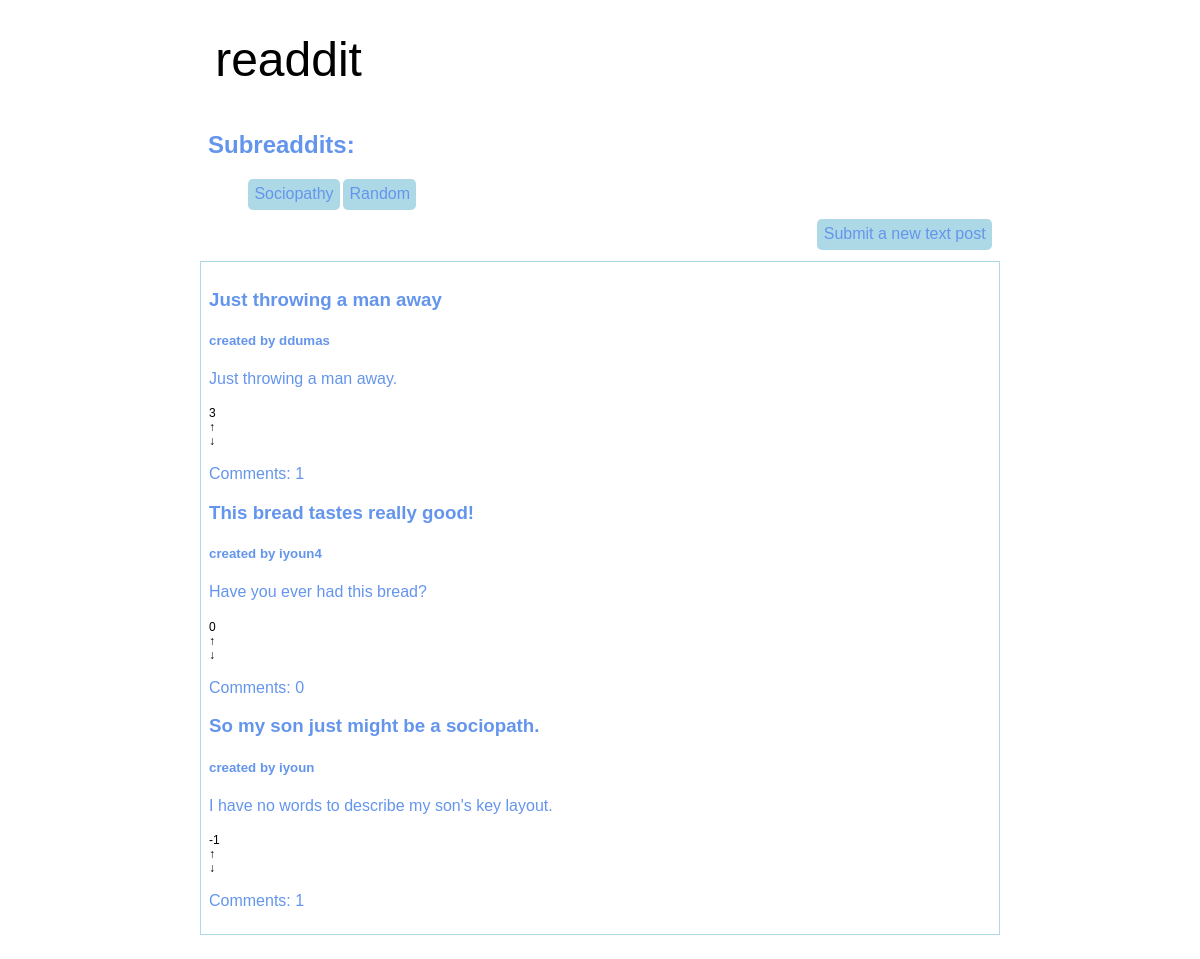
Before: / with the older database file.
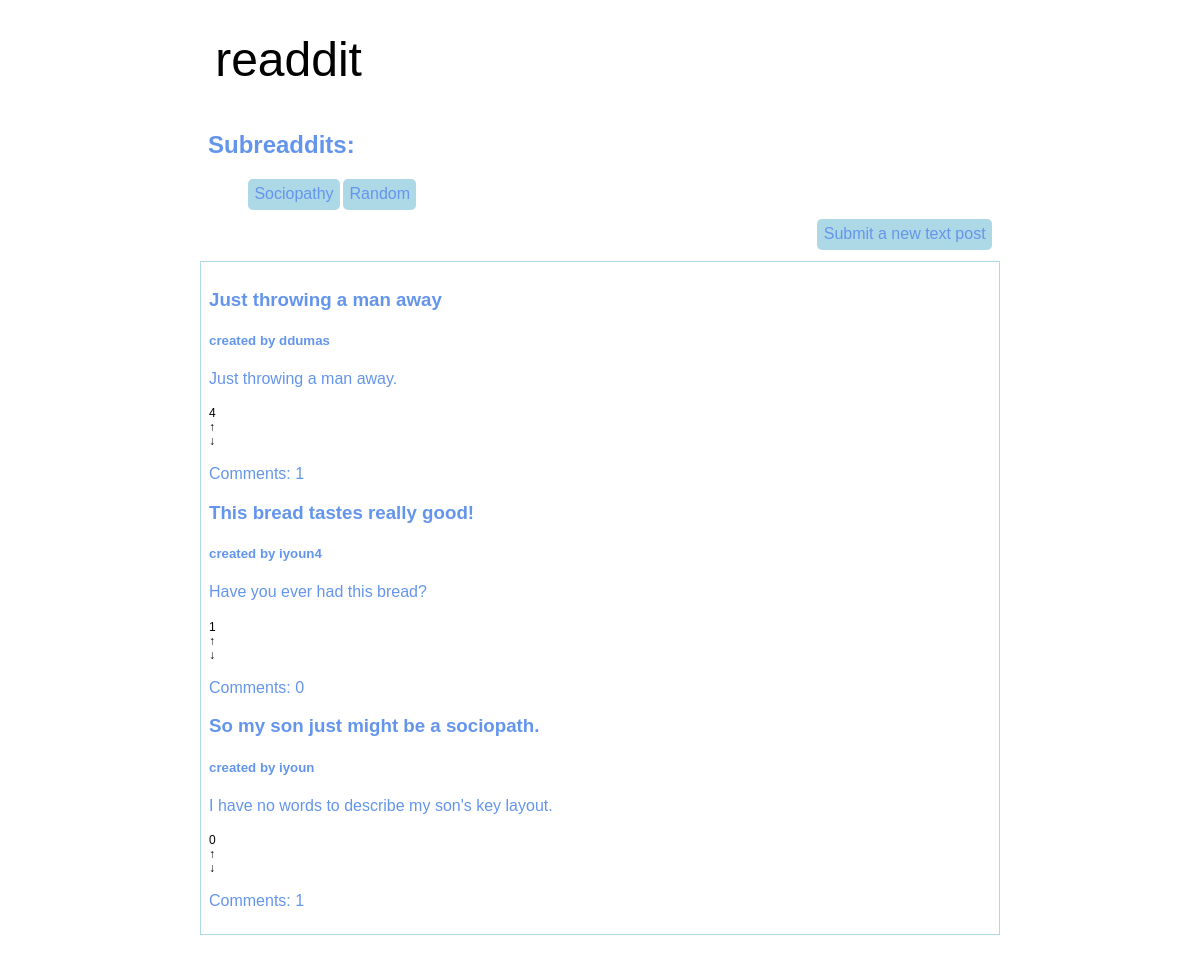
After: the same page with the newer database file.
### tables this page shows
CREATE TABLE posts (
    poid INTEGER PRIMARY KEY,
    title TEXT NOT NULL,
    description TEXT NOT NULL,
    user TEXT NOT NULL,
    created_ts REAL NOT NULL,
    votes REAL,
    subreaddit TEXT NOT NULL
);

### old_readdit.py (the view)
@app.route("/")
def show_front():
    con = sqlite3.connect(DB_FILE) #connects to database
    res = con.execute(
        '''
        SELECT poid, title, description, user, created_ts, votes, subreaddit
        FROM posts
        ORDER BY votes DESC;
        '''
    )
    posts_data = []
    subreaddit_data = []
    for row in res: # for each row in the result, takes information and assigns each column to a key in a dictionary
        res_COM = con.execute(
        '''
        SELECT COUNT(*) FROM comments where poid =?;
        ''',
        (row[0],),
    )
        d = { #creates dictionary for each row that has each column assigned to a key
            'poid': row[0],
            'title': row[1],
            'description': row[2],
            'user': row[3],
            'created_ts': row[4],
            'votes': int(row[5]),
            'comments': res_COM.fetchone()[0]
        }
        subreaddit_data.append(row[6]) #adds what subreaddit each post is under
        posts_data.append(d) #adds each dictionary/row to a list that contains all posts
    con.close()
    return flask.render_template(
        'old_readdit.html', #home page html
        posts_data = posts_data,
        subreaddit_data = set(subreaddit_data) #converts list to a set so that it doesn't relist any subreaddits
    )

### templates/old_readdit.html (shortened to what this page needs)
<!doctype html>
<html>
<head>
    <link rel="stylesheet" href = '/static/old_readdit.css'>
</head>
<body>
    <div class="logo-header">
        <h1><a href='/'>readdit</a></h1>
    </div>
    <div class = "subreaddit-bar">
        <h2>Subreaddits:</h2>
        <ul>
            {% for subreaddit in subreaddit_data %}
            <li class = 'subreaddit-btn'><a href="/r/{{ subreaddit }}/">{{ subreaddit }}</a></li>
            {% endfor %}
        </ul>
    </div>
    <div class="submit-post">
        <ul>
            <li class="btn submit"><a href="/newpost/">Submit a new text post</a></li>
        </ul>
    </div>
    <br>
    <div class="post-list">
        {% for post in posts_data %}
        <div class="post">
            <h3 class="post-title"><a href='/post/{{ post["poid"] }}/'>{{post['title']}}</a></h3>
            <h5 class="post-metadata">created by {{post['user']}}</h5>
            <p class="post-description">{{post['description']}}</p>
            <ul>
                <li class ="vote">{{post["votes"]}}</li>
                <li class="btn vote"><a href="/post/{{ post["poid"] }}/upvote/">↑</a></li>
                <li class="btn vote"><a href="/post/{{ post["poid"] }}/downvote/">↓</a></li>
            </ul>
            <p class="post-comments">Comments: {{post['comments']}}</p>
        </div>
        {% endfor %}
    </div>
</body>
</html>

Changed rows visible on the page:
changed posts "So my son just might be a sociopath.": votes "-1" → "0"
changed posts "Just throwing a man away": votes "3" → "4"
changed posts "This bread tastes really good!": votes "0" → "1"
